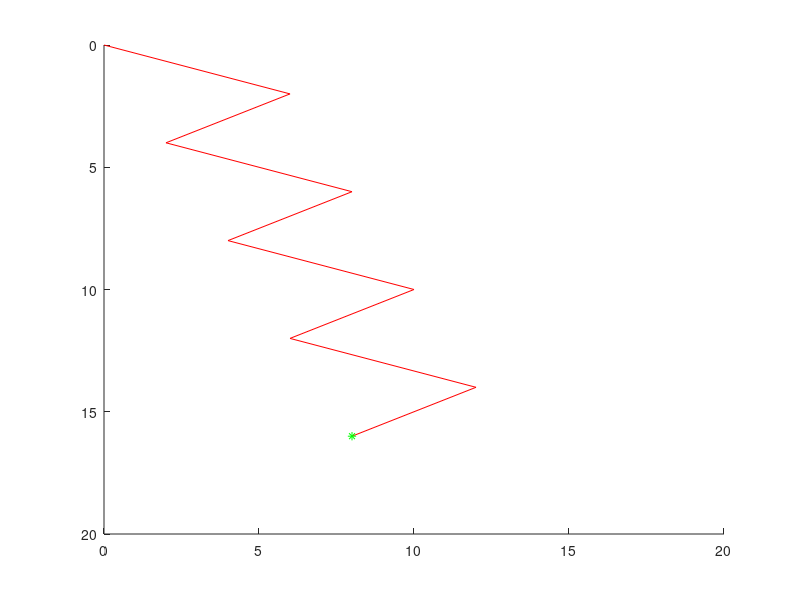

MATLAB code for this plot:
x=[0;6;2;8;4;10;6;12;8];
y=[0;2;4;6;8;10;12;14;16];

t=numel(x);
r=x(t);
nnn=y(t);

s1=subplot(1,1,1);
set(s1,'xlim',[1 numel(x)],'ylim',sort([0 r]),'nextplot','add')

p1=plot(nan,nnn,'r-');
p2=plot(r,nnn,'g*');

axis([0 20 0 20])
set(gca,'ydir','rev')

for t=1:numel(x)
    r=x(t);
    nnn=y(t);

      set(p1,'xdata',[get(p1,'xdata') r],'ydata',[get(p1,'ydata') nnn])
      set(p2,'xdata',r,'ydata',nnn)

      pause(.5)

end
